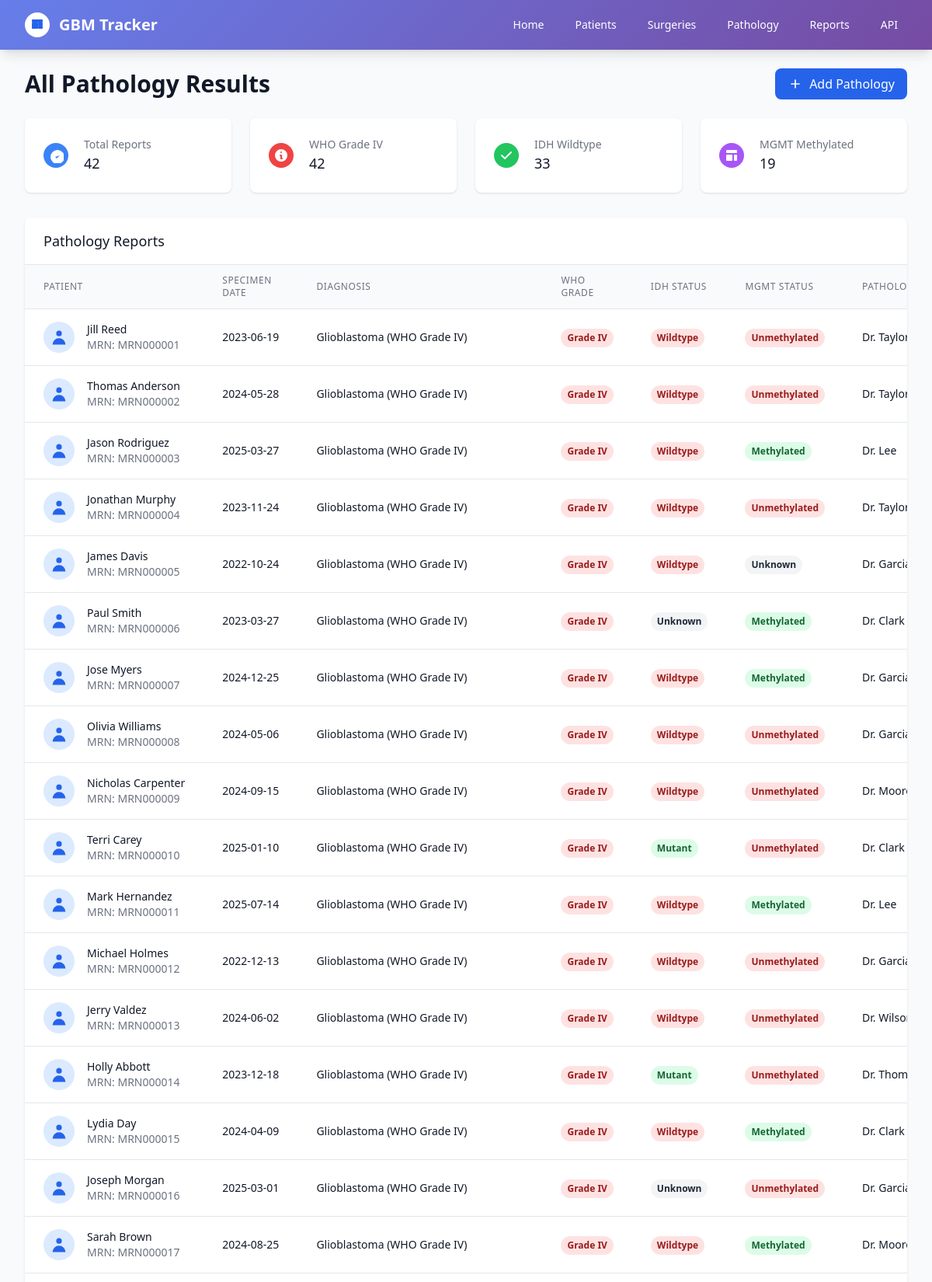
The app's page /pathologies (upper part) with its own data.
### app/models.py (models this page shows)
class BaseModel(Base):
    __abstract__ = True
    id = Column(Integer, primary_key=True, index=True)
    created_at = Column(DateTime(timezone=True), server_default=func.now())
    updated_at = Column(DateTime(timezone=True), onupdate=func.now())

class Pathology(BaseModel):
    __tablename__ = "pathologies"
    patient_id = Column(Integer, ForeignKey("patients.id"), nullable=False)
    surgery_id = Column(Integer, ForeignKey("surgeries.id"), nullable=True)
    specimen_date = Column(Date, nullable=False)
    pathologist_name = Column(String(200))
    histologic_diagnosis = Column(String(200), nullable=False)
    who_grade = Column(Enum(WHOGrade))
    tumor_cellularity_percent = Column(Integer)
    necrosis_present = Column(Boolean)
    microvascular_proliferation = Column(Boolean)
    idh_status = Column(Enum(IDHStatus))
    mgmt_status = Column(Enum(MGMTStatus))
    atrx_status = Column(Enum(ATRXStatus))
    codeletion_1p19q_status = Column(Enum(CodeletionStatus))
    p53_mutation = Column(String(100))
    egfr_amplification = Column(Boolean)
    ki67_index = Column(Integer)
    molecular_markers = Column(Text)
    immunohistochemistry_results = Column(Text)
    genetic_testing_results = Column(Text)
    pathology_report = Column(Text)
    notes = Column(Text)
    patient = relationship("Patient", back_populates="pathologies")
    surgery = relationship("Surgery", back_populates="pathology")

class Patient(BaseModel):
    __tablename__ = "patients"
    medical_record_number = Column(String(50), unique=True, index=True, nullable=False)
    first_name = Column(String(100), nullable=False)
    last_name = Column(String(100), nullable=False)
    date_of_birth = Column(Date, nullable=False)
    gender = Column(Enum(Gender), nullable=False)
    contact_phone = Column(String(20))
    contact_email = Column(String(100))
    emergency_contact_name = Column(String(200))
    emergency_contact_phone = Column(String(20))
    initial_diagnosis_date = Column(Date)
    primary_location = Column(String(200))
    referring_physician = Column(String(200))
    insurance_info = Column(Text)
    medical_history = Column(Text)
    family_history = Column(Text)
    current_medications = Column(Text)
    allergies = Column(Text)
    notes = Column(Text)
    surgeries = relationship("Surgery", back_populates="patient", cascade="all, delete-orphan")
    pathologies = relationship("Pathology", back_populates="patient", cascade="all, delete-orphan")
    treatments = relationship("Treatment", back_populates="patient", cascade="all, delete-orphan")
    follow_up_visits = relationship("FollowUpVisit", back_populates="patient", cascade="all, delete-orphan")

### app/main.py (the view)
@app.get("/pathologies", response_class=HTMLResponse)
async def get_pathologies(request: Request, db: Session = Depends(get_db)):
    pathologies = db.query(Pathology).join(Patient).all()
    return templates.TemplateResponse("pathologies.html", {
        "request": request,
        "pathologies": pathologies,
        "title": "All Pathology Results"
    })

### app/templates/pathologies.html (shortened to what this page needs)
{% extends "base.html" %}
{% block content %}
<div class="mb-6">
    <div class="flex justify-between items-center">
        <h1 class="text-3xl font-bold text-gray-900">{{ title }}</h1>
        <div class="flex space-x-3">
            <button id="addPathologyBtn" class="bg-blue-600 hover:bg-blue-700 text-white px-4 py-2 rounded-lg transition-colors duration-200 flex items-center space-x-2">
                <svg class="w-5 h-5" fill="none" stroke="currentColor" viewBox="0 0 24 24">
                    <path stroke-linecap="round" stroke-linejoin="round" stroke-width="2" d="M12 6v6m0 0v6m0-6h6m-6 0H6"/>
                </svg>
                <span>Add Pathology</span>
            </button>
        </div>
    </div>
</div>
{% if pathologies %}
<div class="grid grid-cols-1 md:grid-cols-4 gap-6 mb-8">
    <div class="bg-white rounded-lg shadow p-6">
        <div class="flex items-center">
            <div class="flex-shrink-0">
                <div class="w-8 h-8 bg-blue-500 rounded-full flex items-center justify-center">
                    <svg class="w-5 h-5 text-white" fill="currentColor" viewBox="0 0 20 20">
                        <path d="M9 12l2 2 4-4m6 2a9 9 0 11-18 0 9 9 0 0118 0z"/>
                    </svg>
                </div>
            </div>
            <div class="ml-5 w-0 flex-1">
                <dl>
                    <dt class="text-sm font-medium text-gray-500 truncate">Total Reports</dt>
                    <dd class="text-lg font-medium text-gray-900">{{ pathologies|length }}</dd>
                </dl>
            </div>
        </div>
    </div>
    <div class="bg-white rounded-lg shadow p-6">
        <div class="flex items-center">
            <div class="flex-shrink-0">
                <div class="w-8 h-8 bg-red-500 rounded-full flex items-center justify-center">
                    <svg class="w-5 h-5 text-white" fill="currentColor" viewBox="0 0 20 20">
                        <path fill-rule="evenodd" d="M18 10a8 8 0 11-16 0 8 8 0 0116 0zm-7-4a1 1 0 11-2 0 1 1 0 012 0zM9 9a1 1 0 000 2v3a1 1 0 001 1h1a1 1 0 100-2v-3a1 1 0 00-1-1H9z" clip-rule="evenodd"/>
                    </svg>
                </div>
            </div>
            <div class="ml-5 w-0 flex-1">
                <dl>
                    <dt class="text-sm font-medium text-gray-500 truncate">WHO Grade IV</dt>
                    <dd class="text-lg font-medium text-gray-900">
                        {% set grade_iv = pathologies|selectattr("who_grade")|selectattr("who_grade.value", "equalto", "IV")|list|length %}
                        {{ grade_iv }}
                    </dd>
                </dl>
            </div>
        </div>
    </div>
    <div class="bg-white rounded-lg shadow p-6">
        <div class="flex items-center">
            <div class="flex-shrink-0">
                <div class="w-8 h-8 bg-green-500 rounded-full flex items-center justify-center">
                    <svg class="w-5 h-5 text-white" fill="currentColor" viewBox="0 0 20 20">
                        <path fill-rule="evenodd" d="M16.707 5.293a1 1 0 010 1.414l-8 8a1 1 0 01-1.414 0l-4-4a1 1 0 011.414-1.414L8 12.586l7.293-7.293a1 1 0 011.414 0z" clip-rule="evenodd"/>
                    </svg>
                </div>
            </div>
            <div class="ml-5 w-0 flex-1">
                <dl>
                    <dt class="text-sm font-medium text-gray-500 truncate">IDH Wildtype</dt>
                    <dd class="text-lg font-medium text-gray-900">
                        {% set idh_wildtype = pathologies|selectattr("idh_status")|selectattr("idh_status.value", "equalto", "wildtype")|list|length %}
                        {{ idh_wildtype }}
                    </dd>
                </dl>
            </div>
        </div>
    </div>
    <div class="bg-white rounded-lg shadow p-6">
        <div class="flex items-center">
            <div class="flex-shrink-0">
                <div class="w-8 h-8 bg-purple-500 rounded-full flex items-center justify-center">
                    <svg class="w-5 h-5 text-white" fill="currentColor" viewBox="0 0 20 20">
                        <path d="M3 4a1 1 0 011-1h12a1 1 0 011 1v2a1 1 0 01-1 1H4a1 1 0 01-1-1V4zM3 10a1 1 0 011-1h6a1 1 0 011 1v6a1 1 0 01-1 1H4a1 1 0 01-1-1v-6zM14 9a1 1 0 00-1 1v6a1 1 0 001 1h2a1 1 0 001-1v-6a1 1 0 00-1-1h-2z"/>
                    </svg>
                </div>
            </div>
            <div class="ml-5 w-0 flex-1">
                <dl>
                    <dt class="text-sm font-medium text-gray-500 truncate">MGMT Methylated</dt>
                    <dd class="text-lg font-medium text-gray-900">
                        {% set mgmt_methylated = pathologies|selectattr("mgmt_status")|selectattr("mgmt_status.value", "equalto", "methylated")|list|length %}
                        {{ mgmt_methylated }}
                    </dd>
                </dl>
            </div>
        </div>
    </div>
</div>
<div class="bg-white shadow rounded-lg overflow-hidden">
    <div class="px-6 py-4 border-b border-gray-200">
        <h3 class="text-lg font-medium text-gray-900">Pathology Reports</h3>
    </div>
    <div class="overflow-x-auto">
        <table class="min-w-full divide-y divide-gray-200">
            <thead class="bg-gray-50">
                <tr>
                    <th class="px-6 py-3 text-left text-xs font-medium text-gray-500 uppercase tracking-wider">Patient</th>
                    <th class="px-6 py-3 text-left text-xs font-medium text-gray-500 uppercase tracking-wider">Specimen Date</th>
                    <th class="px-6 py-3 text-left text-xs font-medium text-gray-500 uppercase tracking-wider">Diagnosis</th>
                    <th class="px-6 py-3 text-left text-xs font-medium text-gray-500 uppercase tracking-wider">WHO Grade</th>
                    <th class="px-6 py-3 text-left text-xs font-medium text-gray-500 uppercase tracking-wider">IDH Status</th>
                    <th class="px-6 py-3 text-left text-xs font-medium text-gray-500 uppercase tracking-wider">MGMT Status</th>
                    <th class="px-6 py-3 text-left text-xs font-medium text-gray-500 uppercase tracking-wider">Pathologist</th>
                </tr>
            </thead>
            <tbody class="bg-white divide-y divide-gray-200">
                {% for pathology in pathologies %}
                <tr class="hover:bg-gray-50">
                    <td class="px-6 py-4 whitespace-nowrap">
                        <div class="flex items-center">
                            <div class="flex-shrink-0 h-10 w-10">
                                <div class="h-10 w-10 rounded-full bg-blue-100 flex items-center justify-center">
                                    <svg class="h-6 w-6 text-blue-600" fill="currentColor" viewBox="0 0 20 20">
                                        <path fill-rule="evenodd" d="M10 9a3 3 0 100-6 3 3 0 000 6zm-7 9a7 7 0 1114 0H3z" clip-rule="evenodd"/>
                                    </svg>
                                </div>
                            </div>
                            <div class="ml-4">
                                <div class="text-sm font-medium text-gray-900">
                                    <a href="/patients/{{ pathology.patient.id }}" class="hover:text-blue-600">
                                        {{ pathology.patient.first_name }} {{ pathology.patient.last_name }}
                                    </a>
                                </div>
                                <div class="text-sm text-gray-500">MRN: {{ pathology.patient.medical_record_number }}</div>
                            </div>
                        </div>
                    </td>
                    <td class="px-6 py-4 whitespace-nowrap text-sm text-gray-900">
                        {{ pathology.specimen_date.strftime('%Y-%m-%d') if pathology.specimen_date else "Not specified" }}
                    </td>
                    <td class="px-6 py-4 whitespace-nowrap text-sm text-gray-900">
                        {{ pathology.histologic_diagnosis or "Not specified" }}
                    </td>
                    <td class="px-6 py-4 whitespace-nowrap">
                        {% if pathology.who_grade %}
                            <span class="inline-flex px-2 py-1 text-xs font-semibold rounded-full
                                {% if pathology.who_grade.value == 'IV' %}bg-red-100 text-red-800
                                {% elif pathology.who_grade.value == 'III' %}bg-orange-100 text-orange-800
                                {% elif pathology.who_grade.value == 'II' %}bg-yellow-100 text-yellow-800
                                {% else %}bg-green-100 text-green-800{% endif %}">
                                Grade {{ pathology.who_grade.value }}
                            </span>
                        {% else %}
                            <span class="text-sm text-gray-500">Not specified</span>
                        {% endif %}
                    </td>
                    <td class="px-6 py-4 whitespace-nowrap">
                        {% if pathology.idh_status %}
                            <span class="inline-flex px-2 py-1 text-xs font-semibold rounded-full
                                {% if pathology.idh_status.value == 'wildtype' %}bg-red-100 text-red-800
                                {% elif pathology.idh_status.value == 'mutant' %}bg-green-100 text-green-800
                                {% else %}bg-gray-100 text-gray-800{% endif %}">
                                {{ pathology.idh_status.value.title() }}
                            </span>
                        {% else %}
                            <span class="text-sm text-gray-500">Not specified</span>
                        {% endif %}
                    </td>
                    <td class="px-6 py-4 whitespace-nowrap">
                        {% if pathology.mgmt_status %}
                            <span class="inline-flex px-2 py-1 text-xs font-semibold rounded-full
                                {% if pathology.mgmt_status.value == 'methylated' %}bg-green-100 text-green-800
                                {% elif pathology.mgmt_status.value == 'unmethylated' %}bg-red-100 text-red-800
                                {% else %}bg-gray-100 text-gray-800{% endif %}">
                                {{ pathology.mgmt_status.value.title() }}
                            </span>
                        {% else %}
                            <span class="text-sm text-gray-500">Not specified</span>
                        {% endif %}
                    </td>
                    <td class="px-6 py-4 whitespace-nowrap text-sm text-gray-900">
                        {{ pathology.pathologist_name or "Not specified" }}
                    </td>
                </tr>
                {% endfor %}
            </tbody>
        </table>
    </div>
</div>
{% endif %}
{% endblock %}

### records on screen
Pathology: patient.first_name "Jill", patient.last_name "Reed", patient.medical_record_number "MRN000001", specimen_date "2023-06-19", histologic_diagnosis "Glioblastoma (WHO Grade IV)", who_grade.value "IV", idh_status.value "Wildtype", mgmt_status.value "Unmethylated", pathologist_name "Dr.…"
Pathology: patient.first_name "Thomas", patient.last_name "Anderson", patient.medical_record_number "MRN000002", specimen_date "2024-05-28", histologic_diagnosis "Glioblastoma (WHO Grade IV)", who_grade.value "IV", idh_status.value "Wildtype", mgmt_status.value "Unmethylated", pathologist_name "Dr.…"
Pathology: patient.first_name "Jason", patient.last_name "Rodriguez", patient.medical_record_number "MRN000003", specimen_date "2025-03-27", histologic_diagnosis "Glioblastoma (WHO Grade IV)", who_grade.value "IV", idh_status.value "Wildtype", mgmt_status.value "Methylated", pathologist_name "Dr. Lee"
Pathology: patient.first_name "Jonathan", patient.last_name "Murphy", patient.medical_record_number "MRN000004", specimen_date "2023-11-24", histologic_diagnosis "Glioblastoma (WHO Grade IV)", who_grade.value "IV", idh_status.value "Wildtype", mgmt_status.value "Unmethylated", pathologist_name "Dr.…"
Pathology: patient.first_name "James", patient.last_name "Davis", patient.medical_record_number "MRN000005", specimen_date "2022-10-24", histologic_diagnosis "Glioblastoma (WHO Grade IV)", who_grade.value "IV", idh_status.value "Wildtype", mgmt_status.value "Unknown", pathologist_name "Dr.…"
Pathology: patient.first_name "Paul", patient.last_name "Smith", patient.medical_record_number "MRN000006", specimen_date "2023-03-27", histologic_diagnosis "Glioblastoma (WHO Grade IV)", who_grade.value "IV", idh_status.value "Unknown", mgmt_status.value "Methylated", pathologist_name "Dr. Clark"
Pathology: patient.first_name "Jose", patient.last_name "Myers", patient.medical_record_number "MRN000007", specimen_date "2024-12-25", histologic_diagnosis "Glioblastoma (WHO Grade IV)", who_grade.value "IV", idh_status.value "Wildtype", mgmt_status.value "Methylated", pathologist_name "Dr.…"
Pathology: patient.first_name "Olivia", patient.last_name "Williams", patient.medical_record_number "MRN000008", specimen_date "2024-05-06", histologic_diagnosis "Glioblastoma (WHO Grade IV)", who_grade.value "IV", idh_status.value "Wildtype", mgmt_status.value "Unmethylated", pathologist_name "Dr.…"
Pathology: patient.first_name "Nicholas", patient.last_name "Carpenter", patient.medical_record_number "MRN000009", specimen_date "2024-09-15", histologic_diagnosis "Glioblastoma (WHO Grade IV)", who_grade.value "IV", idh_status.value "Wildtype", mgmt_status.value "Unmethylated", pathologist_name "Dr.…"
Pathology: patient.first_name "Terri", patient.last_name "Carey", patient.medical_record_number "MRN000010", specimen_date "2025-01-10", histologic_diagnosis "Glioblastoma (WHO Grade IV)", who_grade.value "IV", idh_status.value "Mutant", mgmt_status.value "Unmethylated", pathologist_name "Dr. Clark"
Pathology: patient.first_name "Mark", patient.last_name "Hernandez", patient.medical_record_number "MRN000011", specimen_date "2025-07-14", histologic_diagnosis "Glioblastoma (WHO Grade IV)", who_grade.value "IV", idh_status.value "Wildtype", mgmt_status.value "Methylated", pathologist_name "Dr. Lee"
Pathology: patient.first_name "Michael", patient.last_name "Holmes", patient.medical_record_number "MRN000012", specimen_date "2022-12-13", histologic_diagnosis "Glioblastoma (WHO Grade IV)", who_grade.value "IV", idh_status.value "Wildtype", mgmt_status.value "Unmethylated", pathologist_name "Dr.…"
Pathology: patient.first_name "Jerry", patient.last_name "Valdez", patient.medical_record_number "MRN000013", specimen_date "2024-06-02", histologic_diagnosis "Glioblastoma (WHO Grade IV)", who_grade.value "IV", idh_status.value "Wildtype", mgmt_status.value "Unmethylated", pathologist_name "Dr.…"
Pathology: patient.first_name "Holly", patient.last_name "Abbott", patient.medical_record_number "MRN000014", specimen_date "2023-12-18", histologic_diagnosis "Glioblastoma (WHO Grade IV)", who_grade.value "IV", idh_status.value "Mutant", mgmt_status.value "Unmethylated", pathologist_name "Dr.…"
Pathology: patient.first_name "Lydia", patient.last_name "Day", patient.medical_record_number "MRN000015", specimen_date "2024-04-09", histologic_diagnosis "Glioblastoma (WHO Grade IV)", who_grade.value "IV", idh_status.value "Wildtype", mgmt_status.value "Methylated", pathologist_name "Dr. Clark"
Pathology: patient.first_name "Joseph", patient.last_name "Morgan", patient.medical_record_number "MRN000016", specimen_date "2025-03-01", histologic_diagnosis "Glioblastoma (WHO Grade IV)", who_grade.value "IV", idh_status.value "Unknown", mgmt_status.value "Unmethylated", pathologist_name "Dr.…"
Pathology: patient.first_name "Sarah", patient.last_name "Brown", patient.medical_record_number "MRN000017", specimen_date "2024-08-25", histologic_diagnosis "Glioblastoma (WHO Grade IV)", who_grade.value "IV", idh_status.value "Wildtype", mgmt_status.value "Methylated", pathologist_name "Dr.…"

### other values on screen
{{ title }} "All Pathology Results"
{{ pathologies|length }} "42"
{{ grade_iv }} "42"
{{ idh_wildtype }} "33"
{{ mgmt_methylated }} "19"
